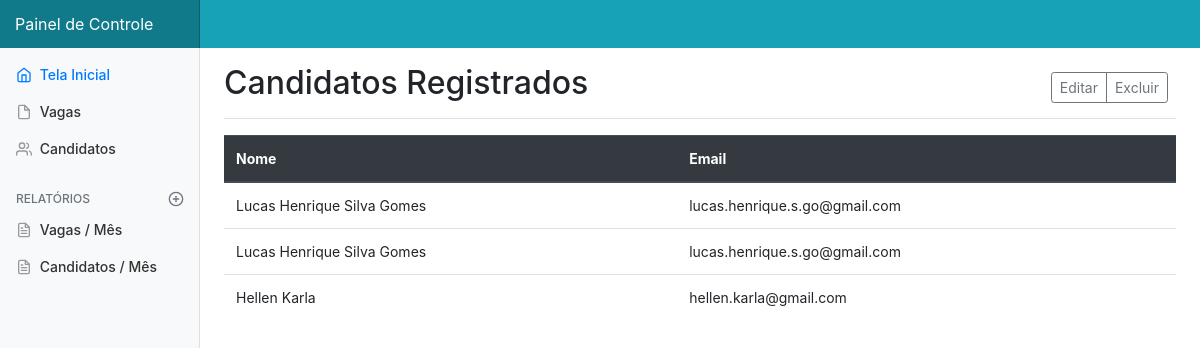
Screenshot of /empresa/dashboard/candidatos with the database file from the repository.
### cadastros/models.py (models this page shows, shortened)
class PCCandidato(Model):
    nome = CharField(max_length=100)
    email = EmailField()
    data_criacao = DateField(default=datetime.date.today)

### cadastros/views.py (the view)
# urls.py: path('empresa/dashboard/candidatos', CandidatoDashboardView.as_view(), name='candidato-dashboard'),
class CandidatoDashboardView(ListView):
    model = PCCandidato
    template_name = 'cadastros/dashboard/candidatos.html'

### cadastros/templates/cadastros/dashboard/candidatos.html (shortened to what this page needs)
{% extends 'paginas/administrador.html' %}
{% load static %}
{% load crispy_forms_tags %}
{% block scripts %}
    <link href="//netdna.bootstrapcdn.com/font-awesome/3.2.1/css/font-awesome.css" rel="stylesheet">
{% endblock %}
{% block conteudo %}
    <section id="hero" class="main">
        <div class="d-flex justify-content-between flex-wrap flex-md-nowrap align-items-center pb-2 mb-3 border-bottom">
            <h1 class="h2">Candidatos Registrados</h1>
            <div class="btn-toolbar mb-2 mb-md-0">
                <div class="btn-group mr-2">
                    <button class="btn btn-sm btn-outline-secondary">Editar</button>
                    <button class="btn btn-sm btn-outline-secondary">Excluir</button>
                </div>
            </div>
        </div>
        <div class="table-responsive">
            <table class="table table-hover">
                <thead class="thead-dark">
                <tr>
                    <th>Nome</th>
                    <th>Email</th>
                </tr>
                </thead>
                {% for candidato in object_list %}
                    <tr>
                        <td>{{ candidato.nome }}</td>
                        <td>{{ candidato.email }}</td>
                    </tr>
                {% empty %}
                    <tr>
                        <td colspan="6">Nenhum candidato cadastrado.</td>
                    </tr>
                {% endfor %}
            </table>
        </div>
    </section>
{% endblock %}

### static/css/dashboard.css (style rules this page uses)
body { font-size: .875rem; }
.border-bottom { border-bottom: 1px solid #e5e5e5; }

### rows the page displays
PCCandidato: nome "Lucas Henrique Silva Gomes", email "lucas.henrique.s.go@gmail.com"
PCCandidato: nome "Lucas Henrique Silva Gomes", email "lucas.henrique.s.go@gmail.com"
PCCandidato: nome "Hellen Karla", email "hellen.karla@gmail.com"
